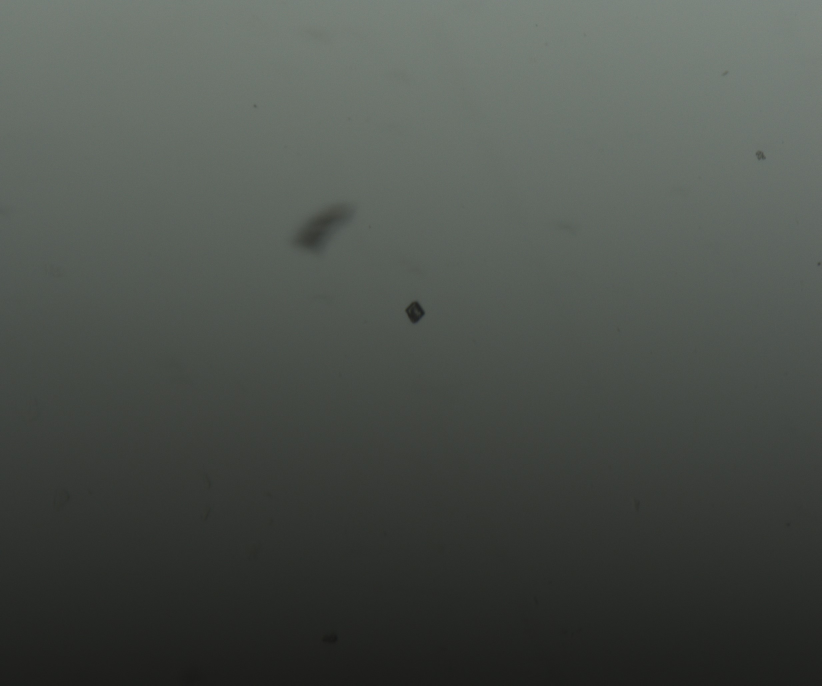
#> input picture jpg_data/New_T000114_C00_ORG.jpg, 2464 x 2056 px, found by its file name (shown at 1/3 size)
$ python Crysl_img.py
#> lines starting #> are read from the running program, lines starting #| are printed output that depends on the picture; after the words box and inside, x2 and y2 are one past the last pixel; in counts of white or black regions, pixels touching at a corner belong together
import numpy as np
import os
os.environ["QT_QPA_PLATFORM"] = "xcb"
import cv2
import math
import matplotlib.pyplot as plt
import sys
from sklearn.linear_model import LinearRegression

cryst_area = list()
user_choice = input("Please choose one of the options below \n"
                    "ia- for image or,cl- for 'contour length' or ca- for 'contour area': ")
#> the answer given: figs/area.png

class distance:
    # used to calculate distance between two black pixels to select black objects one at a time
    # and reject which is not associated wwith
    def __init__(self, x1, y1, x2, y2):
        self.x1 = x1
        self.y1 = y1
        self.x2 = x2
        self.y2 = y2

    def cal_dist(self):
        dist = math.sqrt((self.x1 - self.x2) ** 2 + (self.y1 - self.y2) ** 2)
        return(dist)

class in_process:
    def __init__(self, nlist):
        self.nlist = nlist

    # [61 lines left out: functions cal_contour_points, cal_contour_area, not called in this run]


class x_data:
    def __init__(self,cryst_area):
        self.y=cryst_area
        self.x=self.xgen()
    def xgen(self):
        x1=list(range(len(self.y)))
        return np.array(x1).reshape(-1,1)

# Fit linear regression model
class plot_data(x_data):
    # [20 lines left out: function regression, not called in this run]

directory_path='/home/sourav/Desktop/crystal_growth_image_analysis/jpg_data'
if user_choice=='ia':
    save_path='/home/sourav/Desktop/crystal_growth_image_analysis/figs/area.png'
if user_choice=='cl':
    save_path='/home/sourav/Desktop/crystal_growth_image_analysis/figs/cont_length.png'
if user_choice=='ca':
    save_path='/home/sourav/Desktop/crystal_growth_image_analysis/figs/cont_area.png'

file_names = [f for f in os.listdir(directory_path) if\
        os.path.isfile(os.path.join(directory_path, f))] # get a list of file names

def extract_serial_number(file_name):
    return int(''.join(filter(str.isdigit, file_name)))

file_names.sort(key=extract_serial_number)

print(file_names)

#sys.exit()

key_pressed = None  # Global variable to track key

# [5 lines left out: function on_key, not called in this run]

# main loop starts below

kk = 0
nn = 10
n = 1
for file_name in file_names:
    kk = kk+1
    #print(file_name, kk)
    if kk > nn:
        break
    image_path = os.path.join(directory_path, file_name)
    image = cv2.imread(image_path)
#> image is the input picture: shape (2056, 2464, 3); mean B, G, R 75.3, 80.5, 75.6
   # print(f"file name:{file_name},kk")

    # Check if the image was loaded successfully
    if image is None:
        print("Image not found.")
        sys.exit()
    else:
        grayscale_image = cv2.cvtColor(image, cv2.COLOR_BGR2GRAY) # Convert the image to grayscale
        _, mask = cv2.threshold(grayscale_image, 50, 255, cv2.THRESH_BINARY) # Threshold to create a mask for dark areas
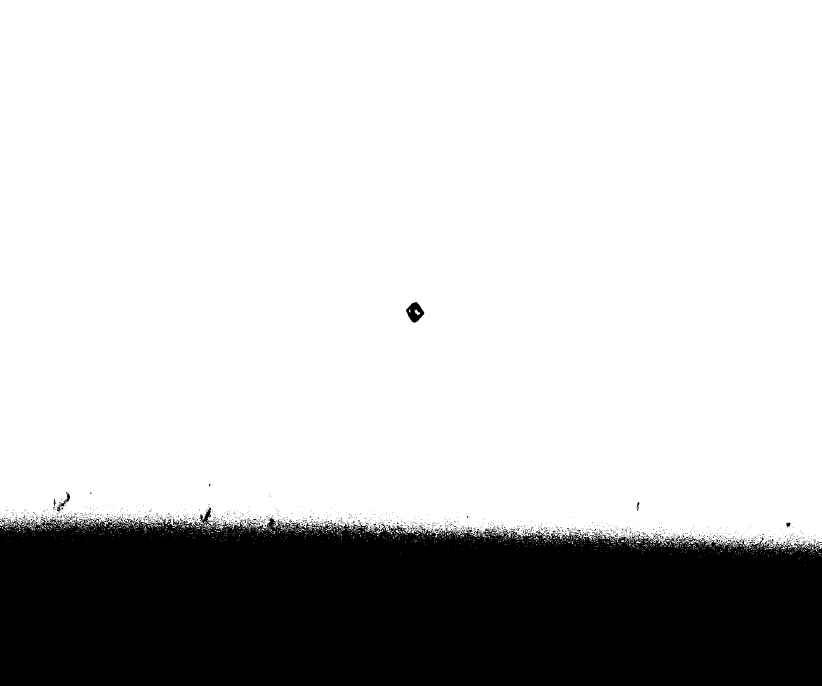
#> mask: shape (2056, 2464) (shown at 1/3 size); 77.5% white; 1587 black regions (1527 under 20 px), largest, box (x1, y1, x2, y2) and area: (0, 1523, 2464, 2056) 1129862, (1218, 906, 1273, 968) 1945, (170, 1477, 210, 1535) 459

        black_pixels = np.where(mask == 0)
#> black_pixels = 1140674 positions, rows 906 to 2055, columns 0 to 2463
        black_coordinates = list(zip(black_pixels[0], black_pixels[1]))
#> black_coordinates = 1140674 items
        l = len(black_coordinates)
#> l = 1140674
        i = 0
        part = 0
        while i < l:
            #print('iiii',i)
            y, x = black_coordinates[i]
#> y = 906; x = 1248

            part = part +1 # running number of cropped image of each picture

            cropped_image = mask[y - 100: y + 100, x - 100: x + 100]
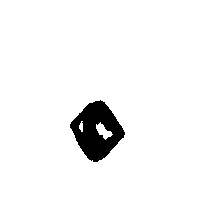
#> cropped_image: shape (200, 200); 95.1% white; 1 black region, box (x1, y1, x2, y2) and area: (70, 100, 125, 162) 1945

            # Display the image using matplotlib
            plt.imshow(cropped_image, cmap='gray')
            plt.title(f"{part}- Cropped Dark Region of picture {kk} \n"
                      "Please check & close the image to continue")
            plt.axis('off')  # Hide axes
            plt.show()

            # Simulate key press using input
            key = input("Press 'y' to accept this region: ").strip().lower()

            if key == 'y':
                black_pixels1 = np.where(cropped_image == 0)
                print(black_pixels1)
                black_coordinates_cropped = list(zip(black_pixels1[1], black_pixels1[0]))
                print('you said yes')
                length1=len(black_coordinates_cropped)
                print('length1',length1)
                if user_choice == 'ia':
                    cryst_area.append(len(black_coordinates_cropped))
                if user_choice == 'cl':
                    cplx=in_process(len(black_coordinates_cropped))
                    contour_pointsx_list = cplx.cal_contour_points()
                    swapped_black_coordinates_cropped = [(y, x) for x, y in black_coordinates_cropped]
                    cply=in_process(swapped_black_coordinates_cropped)
                    contour_pointsy_list=cply.cal_contour_points()
                    swapped_contour_pointsy_list = [(y, x) for x, y in counter_pointsy_list]
                    contour_points_list=list(set(contour_pointsx_list+swapped_contour_pointsy_list))
                    cryst_area.append(len(contour_points_list))
                    image = np.zeros((400, 400, 1), dtype=np.units)

                    for m, n in coutour_points_list: #draw circlrs at each pixel coordinate
                        cv2_circle(image, (n, m), 2, (255, 255, 255), -1) # -1 fills the circles

                    cv2.inshow('Image with Points', image)
                    cv2.waitKey(100)
                    cv2.imwrite('contour image_1.tif',image)

                if user_choice == 'ca':
                    cplx=in_process(black_coordinates_cropped)
                    contour_pointsx_list = cplx.cal_contour_points()
                    swapped_black_coordinates_cropped = [(y, x) for x, y in black_coordinates_cropped]
                    cply=in_process(swapped_black_coordinates_cropped)
                    contour_pointsy_list = cply.cal_contour_points()
                    swapped_contour_pointsy_list = [(y, x) for x, y in contour_pointsy_list]
                    contour_pointsy_list=list(set(contour_pointsx_list+swapped_contour_pointsy_list))
                    ca = in_process(contour_points_list)
                    contour_area = ca.cal_contour_area()
                    cryst_area.append(contour_area)
            # [38 lines of commented-out code are left out]

            j=1
            while j < l-101:
                y1_check, x1_check = black_coordinates[j + 100]
                Dist = distance(x, y, x1_check, y1_check)
                D = Dist.cal_dist()
                if D < 5:
                    j=j+100
                    break
                j=j+100
#> this loop made 11406 passes
#> (y1_check, x1_check, dist in cal_dist, D, j) on passes 1 to 3: (913, 1237, 13.04, 13.04, 101), (917, 1230, 21.1, 21.1, 201), (920, 1232, 21.26, 21.26, 301)
#> after the loop, j = 1140601
            i=i+j
#> i = 1140601
#> pass 2 of the loop `for file_name in file_names:`:
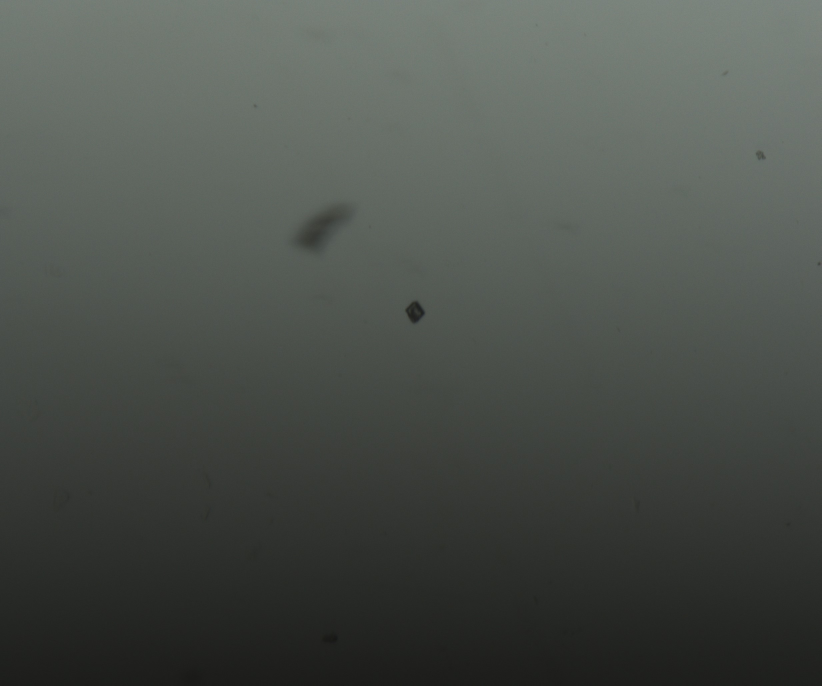
#> input picture jpg_data/New_T000115_C00_ORG.jpg, 2464 x 2056 px, found by its file name (shown at 1/3 size)
#> image is the input picture: shape (2056, 2464, 3); mean B, G, R 75.2, 80.4, 75.5
#> `_, mask = cv2.threshold(grayscale_image, 50, 255, cv2.THRESH_BINARY)`:
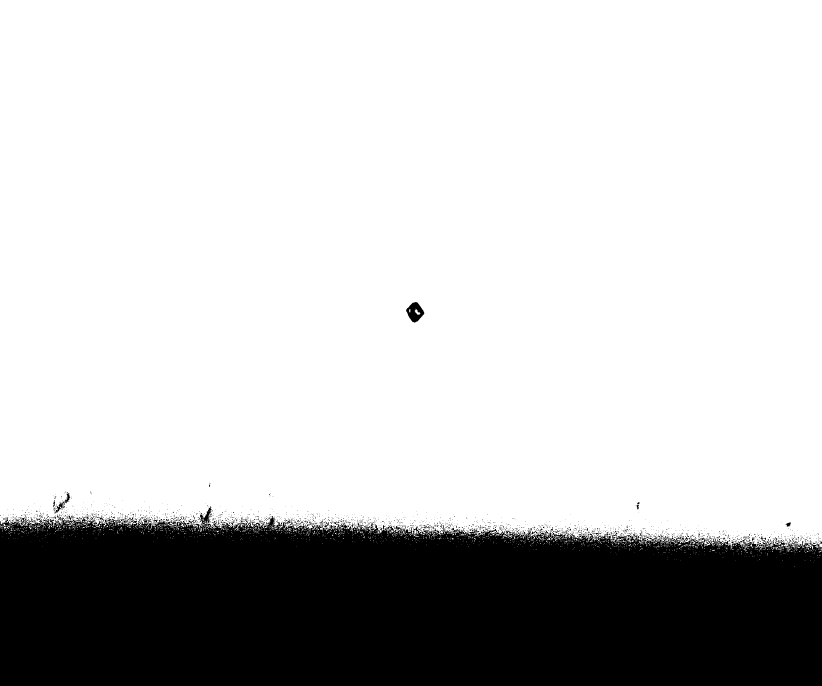
#> mask: shape (2056, 2464) (shown at 1/3 size); 77.4% white; 1576 black regions (1504 under 20 px), largest, box (x1, y1, x2, y2) and area: (0, 1519, 2464, 2056) 1131351, (1218, 906, 1273, 968) 1952, (163, 1504, 195, 1538) 322
#> black_pixels = 1142521 positions, rows 906 to 2055, columns 0 to 2463
#> black_coordinates = 1142521 items
#> l = 1142521
#> x = 1246
#> `cropped_image = mask[y - 100: y + 100, x - 100: x + 100]`:
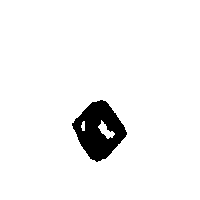
#> cropped_image: shape (200, 200); 95.1% white; 1 black region, box (x1, y1, x2, y2) and area: (72, 100, 127, 162) 1952
#> the loop `while j < l-101:` made 11425 passes
#> (y1_check, x1_check, dist in cal_dist, D, j) on passes 1 to 3: (912, 1252, 8.49, 8.49, 101), (916, 1249, 10.44, 10.44, 201), (919, 1255, 15.81, 15.81, 301)
#> pass 3 of the loop `for file_name in file_names:`:
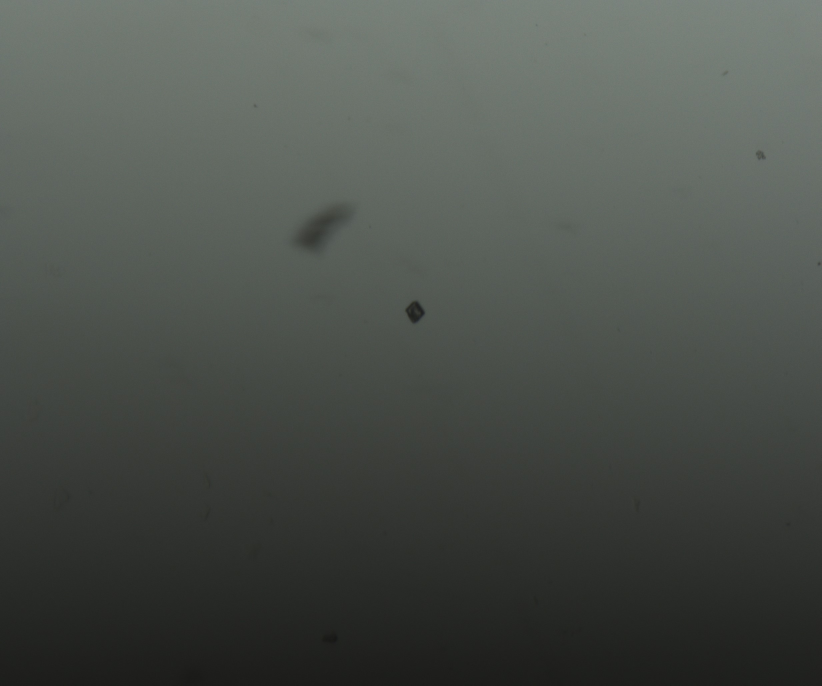
#> input picture jpg_data/New_T000116_C00_ORG.jpg, 2464 x 2056 px, found by its file name (shown at 1/3 size)
#> image is the input picture: shape (2056, 2464, 3); mean B, G, R 75.2, 80.3, 75.5
#> `_, mask = cv2.threshold(grayscale_image, 50, 255, cv2.THRESH_BINARY)`:
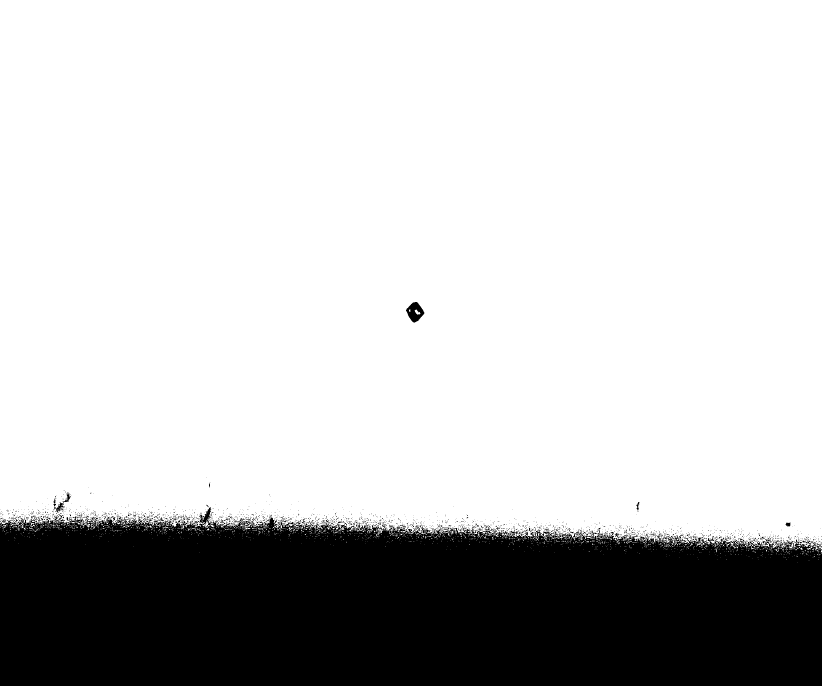
#> mask: shape (2056, 2464) (shown at 1/3 size); 77.4% white; 1631 black regions (1562 under 20 px), largest, box (x1, y1, x2, y2) and area: (0, 1523, 2464, 2056) 1134066, (1218, 906, 1273, 968) 1967, (159, 1478, 214, 1537) 563
#> `cropped_image = mask[y - 100: y + 100, x - 100: x + 100]`:
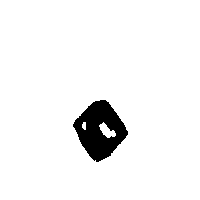
#> cropped_image: shape (200, 200); 95.1% white; 1 black region, box (x1, y1, x2, y2) and area: (73, 100, 128, 162) 1967
#> (the run stopped early here; a loop or call above may not have finished)
